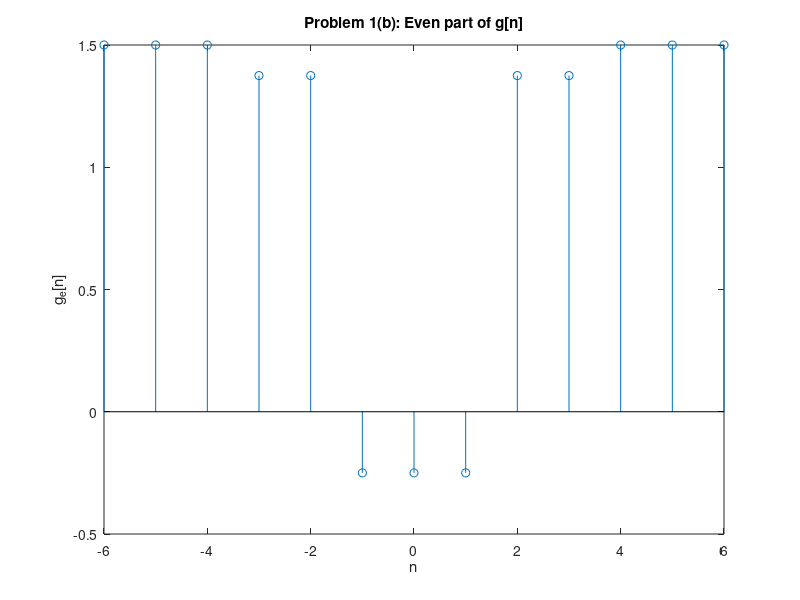

Source code (MATLAB):
clc;
clear all;
close all;

n = -6:6;
g = (-0.25).*(n>=-3 & n<=1) + 3.*(n>=2 & n<=6);

g_even = (g + fliplr(g)) / 2;

figure;
stem(n,g_even);
xlabel('n');
ylabel('g_e[n]');
title('Problem 1(b): Even part of g[n]');
